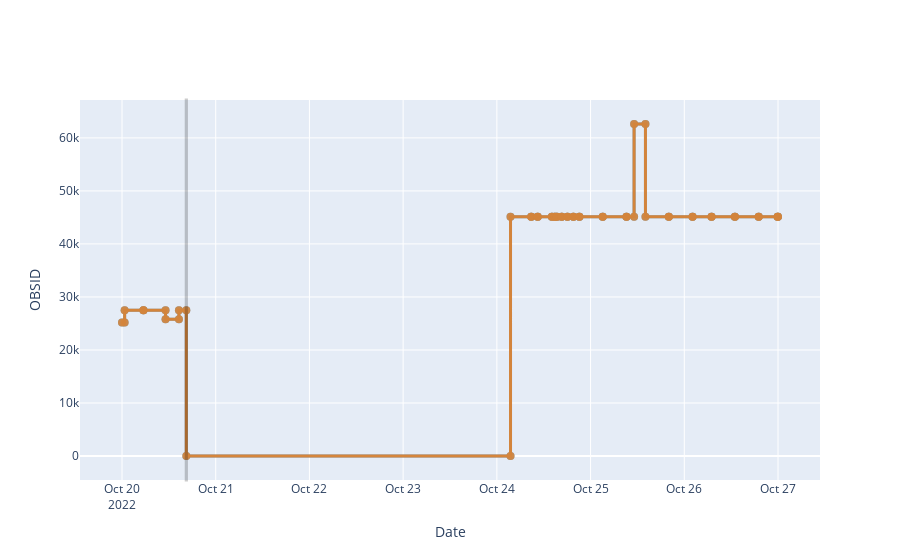

Write notebook code for a chart like this one.
### Code cell
out = vo.get_plot_html(show=True)
